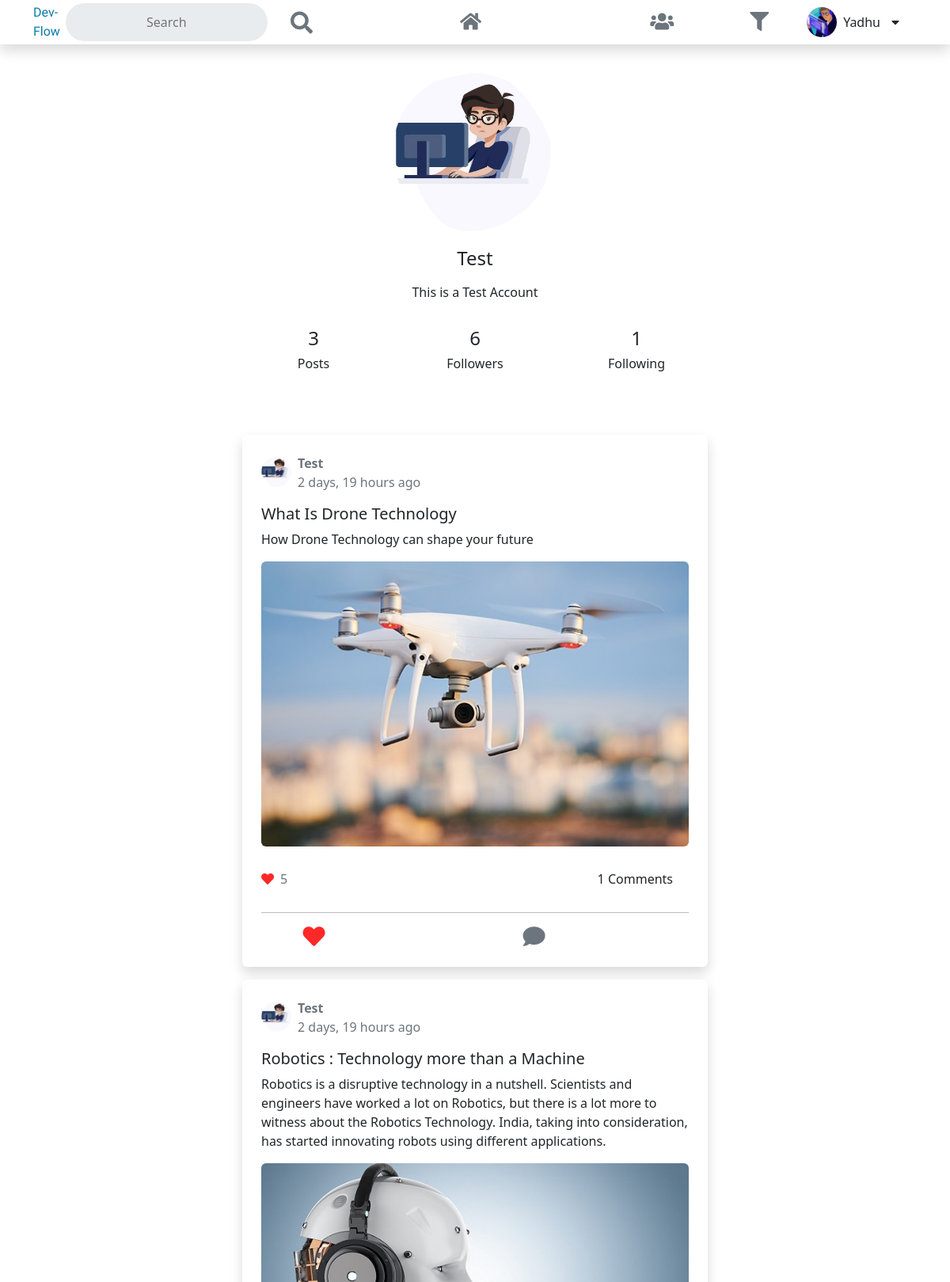
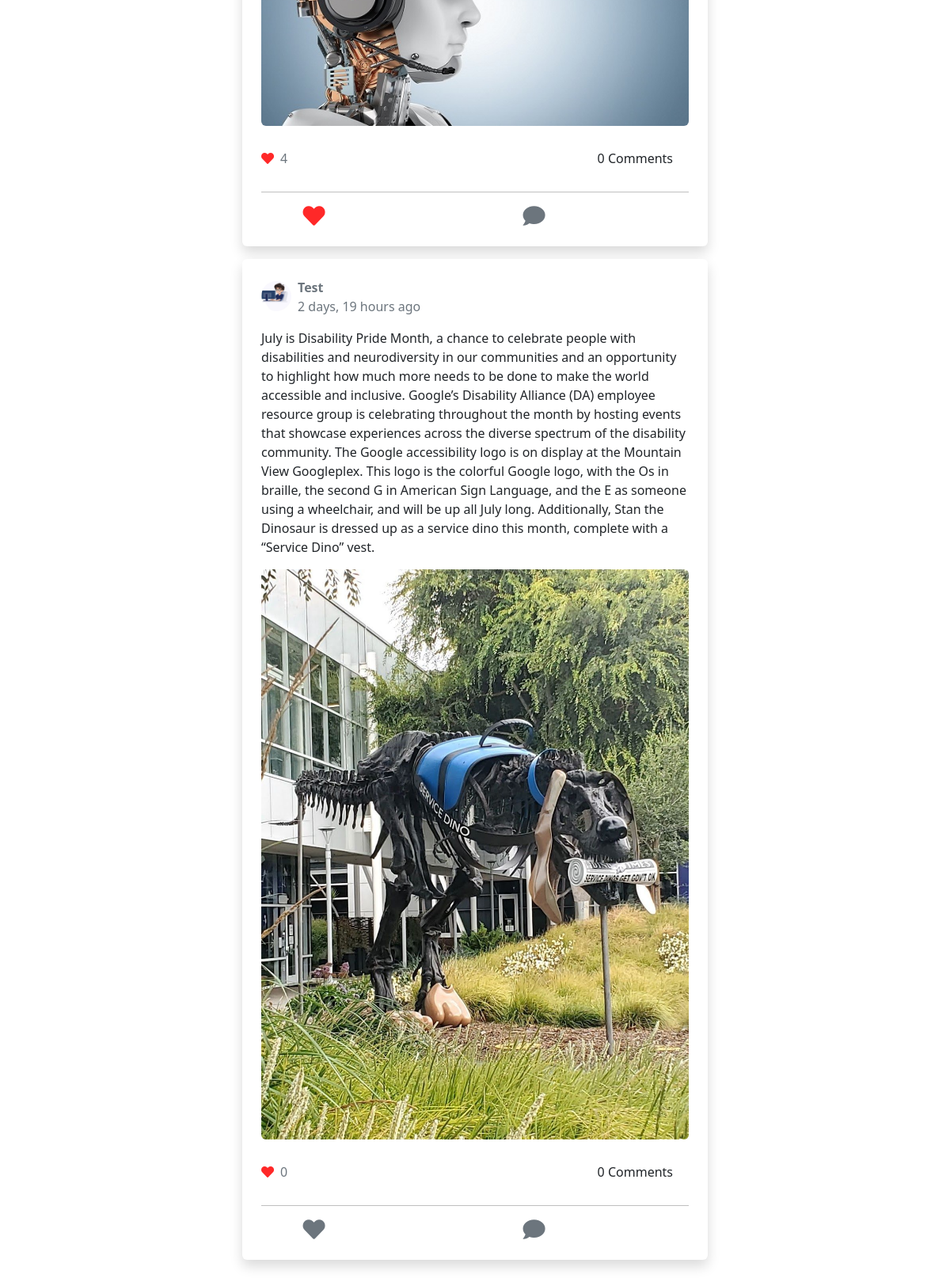
The page /other/profile/7 (signed in) on the database as committed earlier (2 pictures, top to bottom).
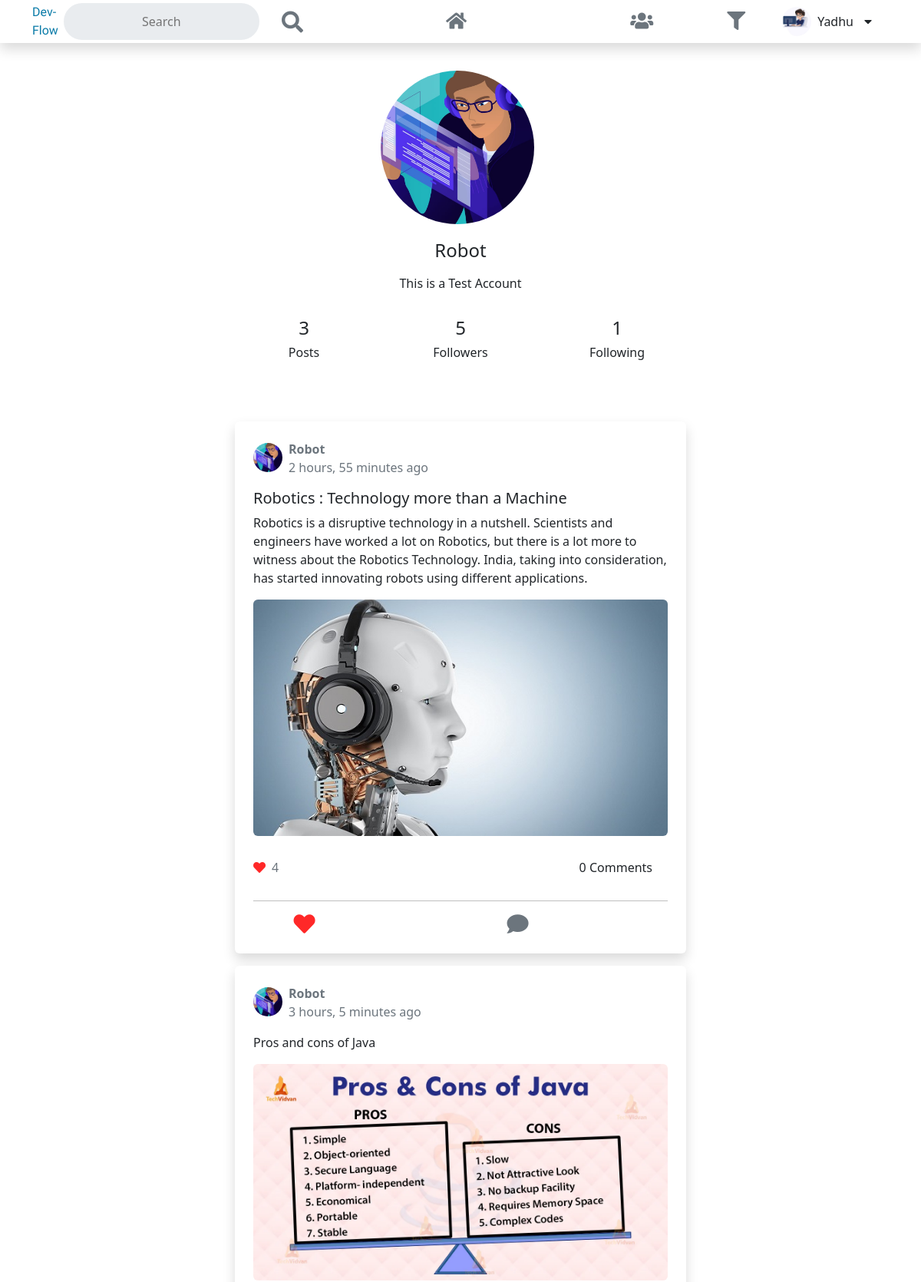
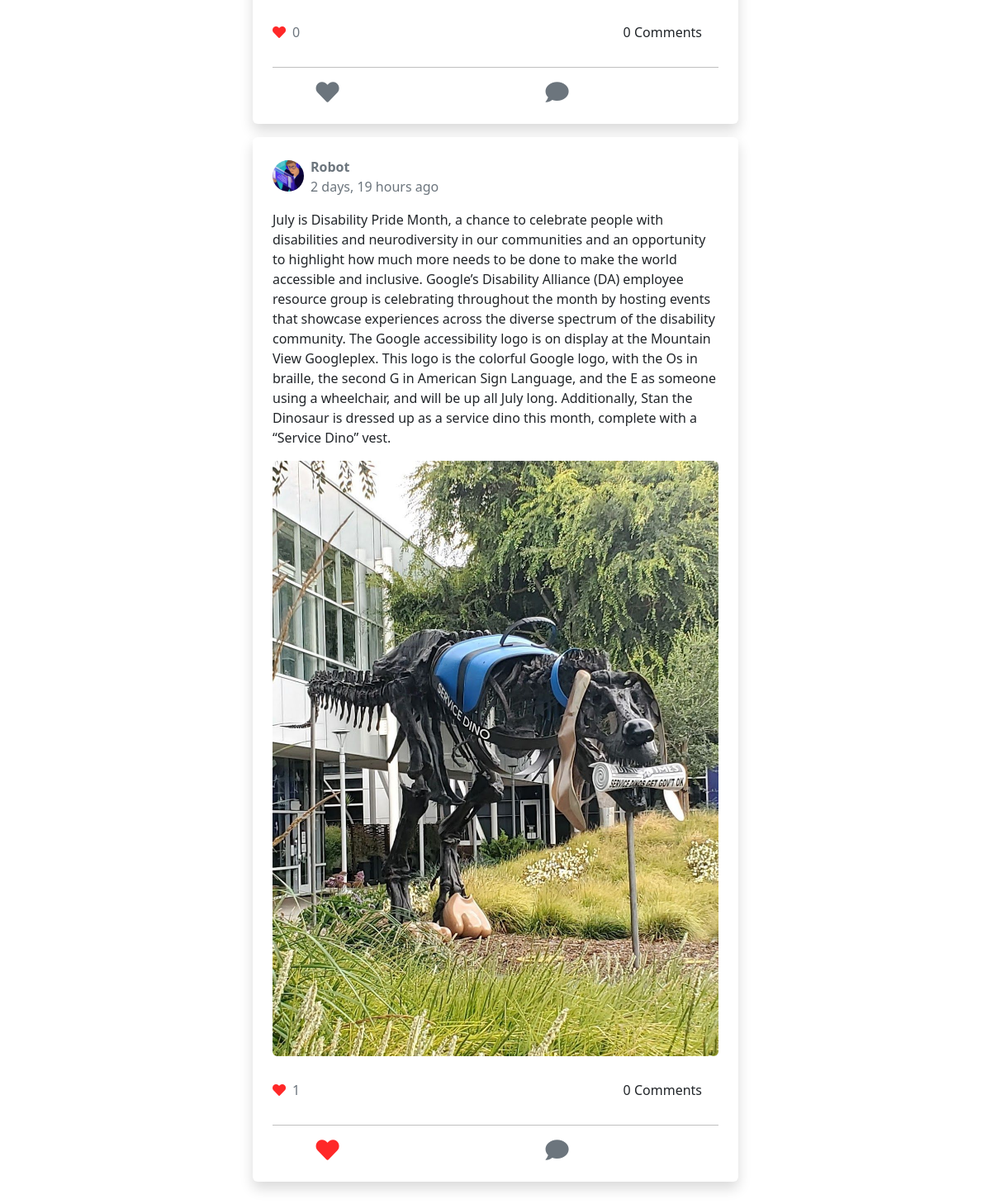
The same page on the database as committed later (2 pictures, top to bottom).
### blogapp/models.py (models this page shows, shortened)
class User(AbstractUser):
    profile_pic = models.ImageField(upload_to='profile_pics', default='default/pro_pic.png')

class UserProfile(models.Model):
    user = models.OneToOneField(User,on_delete=models.CASCADE, related_name='user_profile')
    bio = models.CharField(max_length=120, null=True, blank=True)
    mobile = models.CharField(max_length=12, null=True, blank=True)
    dob = models.DateField(null=True, blank=True)
    GENDER_CHOICES = (
        ('male', 'male'),
        ('female', 'female'),
        ('other', 'other')
    )
    gender = models.CharField(max_length=12, choices=GENDER_CHOICES, null=True, blank=True)
    following = models.ManyToManyField(User, related_name='followings', blank=True)
    followers = models.ManyToManyField(User, related_name='followers', blank=True)
    @property
    def get_following(self):
        return self.following.all()
    @property
    def get_following_count(self):
        return self.get_following.count()
    @property
    def get_followers(self):
        return self.followers.all()
    @property
    def get_followers_count(self):
        return self.get_followers.count()
    @property
    def get_suggestions(self):
        all_user_profiles = UserProfile.objects.all().exclude(user=self.user)
        all_user_list = [userprofile.user for userprofile in all_user_profiles]
        following_list = [user for user in self.get_following]
        invitations = [user for user in all_user_list if user not in following_list]
        return invitations

class Blogs(models.Model):
    user = models.ForeignKey(User, on_delete=models.CASCADE, related_name='user_blog')
    LANGUAGE_CHOICES = (
        ('Python', 'Python'),
        ('Java', 'Java'),
        ('Ruby', 'Ruby'),
        ('HTML', 'HTML'),
        ('JavaScript', 'JavaScript'),
        ('C', 'C'),
        ('C++','C++'),
        ('C#','C#'),
        ('PHP','PHP'),
        ('SQL','SQL'),
       ('Swift','Swift'),
       ('Other', 'Other'),
    )
    related_language =  models.CharField(max_length=12, choices=LANGUAGE_CHOICES, null=True, blank=True)
    title = models.CharField(max_length=120, null=True, blank=True)
    description = models.TextField()
    image = models.ImageField(upload_to='blog_images',null=True, blank=True)
    created_at = models.DateTimeField(auto_now_add=True)
    updated_at = models.DateTimeField(auto_now=True)
    liked_by = models.ManyToManyField(User)
    class Meta:
        ordering = ['-updated_at']
    @property
    def get_liked_users(self):
        return self.liked_by.all()
    @property
    def get_likes_count(self):
        return self.get_liked_users.count()

### blogapp/views.py (the view)
# urls.py: path('other/profile/<str:user_id>', views.otherProfileView, name='other-profile'),
@login_required(login_url='signin')
def otherProfileView(request, *args, **kwargs):
    user_id = kwargs.get('user_id')
    user = User.objects.get(id = user_id)
    return render(request, 'other-profile.html', {'user' : user})

### blogapp/templates/other-profile.html (shortened to what this page needs)
{% extends 'base.html' %}
{% load static %}
{% block content %}
<div class="row mt-5">
    <div class="col-lg-6 mx-auto">
        <div class="text-center p-3 mt-4 w-100">
            <div class="p-1">
                <img src="{{user.profile_pic.url}}" alt="avatar" class="rounded-circle me-2" data-bs-toggle="modal"
                    data-bs-target="#profilePic" role="button"
                    style=" width: 200px; height: 200px; object-fit: cover;" />
            </div>
            <h4 class="my-3">{{user}}</h4>
            {% if user.user_profile.bio %}
            <p>{{user.user_profile.bio}}</p>
            {% endif %}
        </div>
        <div class="row d-flex justify-content-around p-0 text-center overflow-hidden">
            <div class="col-3">
                <h4>{{user.user_blog.all.count}}</h4>
                <h6>Posts</h6>
            </div>
            <div class="col-3">
                <div data-bs-toggle="modal" data-bs-target="#followers" role="button">
                    {% if user.user_profile.get_followers_count %}
                    <h4>{{user.user_profile.get_followers_count}}</h4>
                    {% else %}
                    <h4>0</h4>
                    {% endif %}
                    <h6>Followers</h6>
                </div>
            </div>
            <div class="col-3">
                <div data-bs-toggle="modal" data-bs-target="#following" role="button">
                    {% if user.user_profile.get_following_count %}
                    <h4 class="following_count">{{user.user_profile.get_following_count}}</h4>
                    {% else %}
                    <h4>0</h4>
                    {% endif %}
                    <h6>Following</h6>
                </div>
            </div>
        </div>
        <div class="pb-5">
            <div class="d-flex flex-column justify-content-center w-100 mx-auto" style="padding-top: 56px;">
                {% if user.user_blog %}
                {% for blog in user.user_blog.all %}
                <div class="bg-white p-4 rounded shadow mt-3">
                    <div class="d-flex justify-content-between">
                        <a href="{% url 'other-profile' blog.user.id %}">
                            <div class="d-flex">
                                <img src="{{blog.user.profile_pic.url}}" alt="avatar" class="rounded-circle mt-1 me-2"
                                    style="width: 38px; height: 38px; object-fit: cover" />
                                <div>
                                    <p class="m-0 text-muted fw-bold p-0">{{blog.user}}</p>
                                    <span class="text-muted fs-6">{{blog.updated_at | timesince}} ago</span>
                                </div>
                            </div>
                        </a>
                    </div>
                    <div class="mt-3">
                        <div>
                            {% if blog.title %}
                            <h5>{{blog.title}}</h5>
                            {% endif %}
                            <p>
                                {{blog.description}}
                            </p>
                            {% if blog.image %}
                            <img src="{{blog.image.url}}" alt="post image" class="img-fluid rounded" />
                            {% endif %}
                        </div>
                        <div class="post__comment mt-3 position-relative">
                            <div class="d-flex align-items-center top-0 start-0 position-absolute"
                                style="height: 50px; z-index: 5">
                                <div class="me-2">
                                    <i class="fas fa-heart" style="color: rgb(255, 40, 40);"></i>
                                </div>
                                <p class="m-0 text-muted fs-7 like_count{{blog.id}}">{{ blog.get_likes_count}}</p>
                            </div>
                            <div class="accordion" id="accordionExample">
                                <div class="accordion-item border-0">
                                    <h2 class="accordion-header" id="headingTwo">
                                        <div class="view_comment accordion-button collapsed pointer d-flex justify-content-end"
                                            data-bs-toggle="collapse" data-bs-target="#collapsePost{{blog.id}}"
                                            aria-expanded="false" aria-controls="collapsePost{{blog.id}}" role="button">
                                            <p class="m-0 comment_count{{blog.id}}">{{blog.blog_comment.all.count}}
                                                Comments</p>
                                        </div>
                                    </h2>
                                    <hr />
                                    <div class="d-flex justify-content-around">
                                        <div class="like_container{{blog.id}} like_container">
                                            <div class="like_btn d-flex justify-content-center align-items-center like_btn"
                                                role="button">
                                                {% if request.user in blog.liked_by.all %}
                                                <i class="fas fa-heart fs-3 me-3" style="color: rgb(255, 40, 40);"></i>
                                                {% else %}
                                                <i class="fas fa-heart fs-3 me-3 text-muted"></i>
                                                {% endif %}
                                            </div>
                                        </div>
                                        <div class="ms-3 view_comment dropdown-item rounded d-flex justify-content-center align-items-center pointer text-muted w-50"
                                            data-bs-toggle="collapse" data-bs-target="#collapsePost{{blog.id}}"
                                            aria-expanded="false" aria-controls="collapsePost{{blog.id}}" role="button">
                                            <i class="fas fa-comment fs-3 me-3"></i>
                                        </div>
                                    </div>
                                </div>
                            </div>
                        </div>
                    </div>
                </div>
                {% endfor%}
                {% else %}
                <h1 class="text-muted text-center mt-5">No Blog</h1>
                {% endif %}
            </div>
        </div>
    </div>
</div>
{% endblock %}

### blogapp/templates/base.html (shortened to what this page needs)
<!DOCTYPE html>
<html lang="en">
{% load static %}
<head>
    <link rel="stylesheet" href="https://cdnjs.cloudflare.com/ajax/libs/font-awesome/5.15.4/css/all.min.css"
 />
    <link href="https://cdn.jsdelivr.net/npm/bootstrap@5.2.0/dist/css/bootstrap.min.css" rel="stylesheet"
>
    <link rel="stylesheet" href="{% static 'css/style.css' %}">
</head>
<body class="bg-gray postion-relative">
    {% include 'includes/navbar.html' %}
    {% block content %}
    {% endblock %}
</body>
</html>

### blogapp/templates/includes/navbar.html (shortened to what this page needs)
<div class="bg-white d-flex align-items-center shadow w-100"
    style="min-height: 56px; position: fixed; top: 0; z-index: 12;">
    <div class="container">
        <div class="row align-items-center">
            <div class="col d-flex align-items-center">
                <a href="{% url 'home' %}" class="logo" style="color: rgb(10, 123, 168);">Dev-Flow</a>
                <div class="input-group ms-2" type="button">
                    <span class="d-none d-lg-block">
                        <div>
                            <form class="d-flex" action="{% url 'search-blogs' %}">
                                <input name="search-input" style="min-height: 40px; min-width: 230px" type="text"
                                    class="input-group-text bg-gray border-0 rounded-pill" placeholder="Search" />
                                <button class="btn" type="submit">
                                    <i class="fas fa-search me-2 text-muted fs-3 ms-3 pt-1"></i>
                                </button>
                            </form>
                        </div>
                    </span>
                </div>
            </div>
            <div class=" col d-none d-xl-flex justify-content-center">
                <a href="{% url 'home' %}" class="mx-4">
                    <button type="button" class="btn px-4">
                        <i class="fas fa-home text-muted fs-4"></i>
                    </button>
                </a>
            </div>
            <div class="col d-flex align-items-center justify-content-end">
                <div class="mx-lg-4 suggestion_contaner">
                    <div type="button" class="px-4" data-bs-toggle="modal" data-bs-target="#suggestion">
                        <i type="button" class="position-relative fas fa-users text-muted fs-4"></i>
                    </div>
                </div>
                <div class="mx-lg-4 languages_contaner">
                    <div type="button" class="px-lg-4" data-bs-toggle="modal" data-bs-target="#languages">
                        <i type="button" class="position-relative fas fa-filter text-muted fs-4">
                        </i>
                    </div>
                </div>
                <div class="align-items-center justify-content-center d-none d-lg-flex" type="button" id="secondMenu"
                    data-bs-toggle="dropdown" aria-expanded="false" data-bs-auto-close="outside">
                    <img src="{{request.user.profile_pic.url}}" class="rounded-circle me-2" alt="avatar"
                        style="width: 38px; height: 38px; object-fit: cover" />
                    <p class="m-0">{{request.user}}</p>
                </div>
                <div class="rounded-circle p-lg-1 bg-gray d-flex align-items-center justify-content-center ms-4 ms-lg-0 mx-lg-2"
                    style="width: 38px; height: 38px" type="button" id="secondMenu" data-bs-toggle="dropdown"
                    aria-expanded="false" data-bs-auto-close="outside">
                    <i class="fas fa-caret-down d-none d-lg-flex"></i>
                </div>
            </div>
        </div>
    </div>
</div>

### static/css/style.css (style rules this page uses)
a { text-decoration: none; color: #000 }
.logo { font-family: 'Mochiy Pop One', sans-serif; }
html { --scrollbarBG: #fff; --thumbBG: #fff; }
.post__comment .accordion-button::after { margin-left: 0 !important; display: none !important; }

Rows that differ between the two databases and show on the page:
no longer on this page (row edited): Blogs: user.profile_pic (picture), user "Test", updated_at "2 days, 19 hours", title "What Is Drone Technology", description "How Drone Technology can shape your future", image (picture), get_likes_count "5", blog_comment.all.count "1"
changed User "Yadhu": user.profile_pic: a different picture
changed User "This is a Test Account": profile_pic: a different picture; username "Test" → "Robot"; user_profile.get_followers_count "6" → "5"
changed Blogs "Robotics : Technology more than a Machine": user.profile_pic: a different picture; user "Test" → "Robot"; updated_at "2 days, 19 hours" → "2 hours, 55 minutes"
added Blogs: user.profile_pic (picture), user "Robot", updated_at "3 hours, 5 minutes", description "Pros and cons of Java", image (picture), get_likes_count "0", blog_comment.all.count "0"
changed through a linked row, Blogs "2 days, 19 hours": user.profile_pic: a different picture; user "Test" → "Robot"; get_likes_count "0" → "1"
